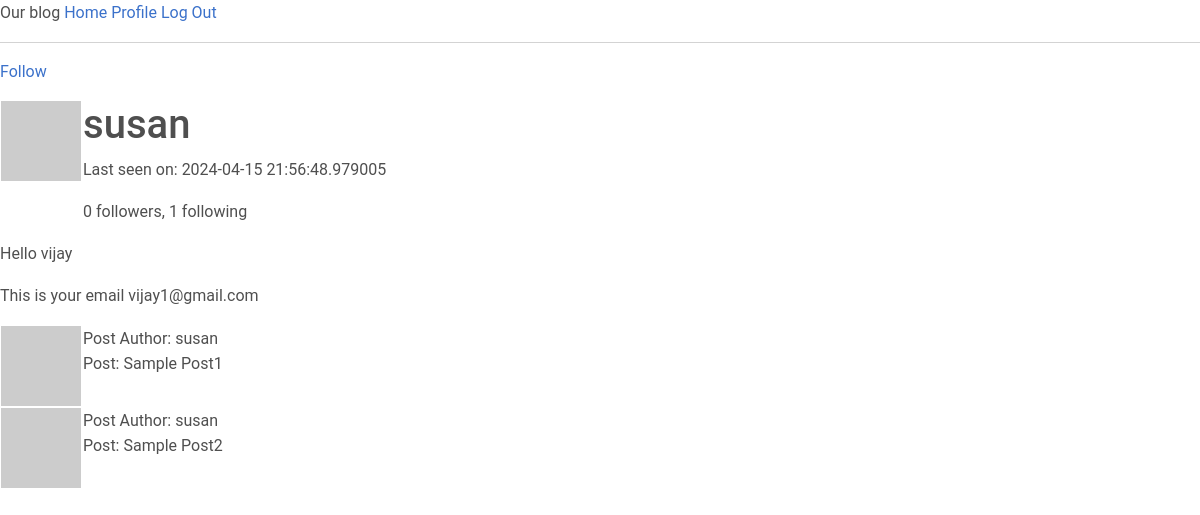
/user-profile/susan (signed in), run on an earlier commit of the app's database.
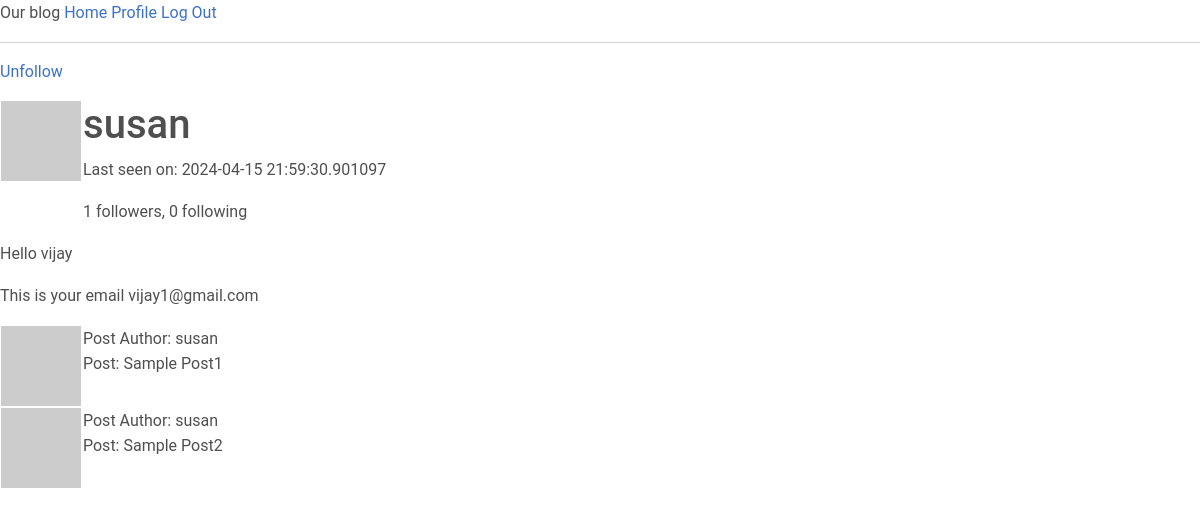
And on a later commit of the database.
### app/models.py (models this page shows, shortened)
class User(UserMixin, db.Model):
    id = db.Column(db.Integer, primary_key = True)
    username = db.Column(db.String(64), index=True, unique = True)
    email = db.Column(db.String(128), index=True, unique = True)
    password_hash = db.Column(db.String(128))
    post = db.relationship('Post', backref='author', lazy='dynamic')
    about_me = db.Column(db.String(140))
    last_seen = db.Column(db.DateTime, default = datetime.now(timezone.utc))
    followed = db.relationship(
        'User',  secondary = followers,
        primaryjoin = (followers.c.follower_id == id),
        secondaryjoin = (followers.c.followed_id == id),
        backref = db.backref('followers', lazy='dynamic'), lazy='dynamic')
    def __repr__(self) -> str:
        return f"{self.username} , {self.email}"
    def avatar(self, size):
        digest = md5(self.email.lower().encode('utf-8')).hexdigest()
        return f"https://www.gravatar.com/avatar/4f9fecabbd77fba02d2497f880f44e6f?s={size}&d=identicon"
    def is_following(self, user):
        return self.followed.filter(
            followers.c.followed_id == user.id).count() > 0

### app/routes.py (the view)
@app.route('/user-profile/<username>')
@login_required
def user_profile(username): #=current_user.username
    print(current_user)
    user = User.query.filter_by(username=username).first_or_404()
    posts = [
        {'author': user, 'body':'Sample Post1'},
        {'author': user, 'body':'Sample Post2'},
    ]
    return render_template('user_profile.html', user=user, posts=posts)

### app/models.py (called while the page is built)
@login.user_loader
def load_user(id):
    return db.session.get(User, int(id))

### app/routes.py (called while the page is built)
@app.before_request
def before_request():
    if current_user.is_authenticated:
        current_user.last_seen = datetime.now(timezone.utc)
        db.session.commit()

### app/templates/user_profile.html (shortened to what this page needs)
{% extends "base.html" %}
{%block content%}
<table>
    <tr valign="top">
        <td><img src="{{user.avatar(128)}}"></td>
        <td>
            <h1>{{user.username}}</h1>
            {% if user.last_seen %}
            <p>Last seen on: {{user.last_seen}}</p>
            <p> {{user.followers.count()}} followers, {{user.followed.count()}} following </p>
            {%endif%}
        </td>
        {% if user == current_user %}
        <td><a href="{{url_for('edit_profile')}}">Edit profile</a> </td>
        {% elif not current_user.is_following(user) %}
        <p><a href="{{url_for('follow', username=user.username)}}">Follow</a></p>
        {% else %}
        <p><a href="{{url_for('unfollow', username=user.username)}}">Unfollow</a></p>
        {%endif%}
    </tr>
</table>
{% if current_user.is_authenticated %}
<P>Hello {{current_user.username}}</P>
<p>This is your email {{current_user.email}}</p>
{%endif%}
{% for post in posts%}
    {% include "_post.html" %}
{%endfor%}
{% endblock %}

### app/templates/base.html (shortened to what this page needs)
<!DOCTYPE html>
<html lang="en">
<head>
    <link href="https://cdn.jsdelivr.net/npm/bootstrap@5.3.3/dist/css/bootstrap.min.css" rel="stylesheet">
    <link href="./static/mdb_css/mdb.min.css" rel="stylesheet">
</head>
<body>
    <div>Our blog
      <a href="{{url_for('index')}}">Home</a>
      {% if current_user.is_anonymous %}
      <a href="{{url_for('login')}}">Log In</a>
      {% else %}
      <a href="{{url_for('user_profile', username=current_user.username )}}">Profile</a>
      <a href="{{url_for('logout')}}">Log Out</a>
      {% endif %}
    </div>
    <hr>
    {% block content %}
    {% endblock %}
    </body>
</html>

### app/templates/_post.html
<table>
    <tr valign='top'>
        <td><img src="{{post.author.avatar(36)}}"></td>
        <td>Post Author: {{post.author.username}}<br>Post: {{post.body}}</td>
    </tr>
</table>

What changed in the data, as far as the page shows it:
changed User "susan": last_seen "2024-04-15 21:56:48.979005" → "2024-04-15 21:59:30.901097"
Also different on the page:
{{ user.followers.count() }}: "0" → "1"
{{ user.followed.count() }}: "1" → "0"
text no longer shown: "Follow"
text now shown: "Unfollow"
